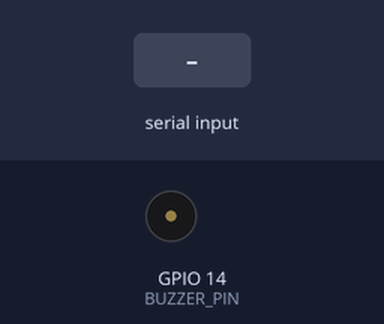
A sketch run on a simulated ESP32. Shown: buzzer (waves = sounding). The inputs (shaded band) are chosen by the test bench. The camera gives no picture; what the sketch prints to the serial monitor is not drawn.

Above: at 2.7 s.
2.8 s: "1" received over Serial
At 2.88 s:
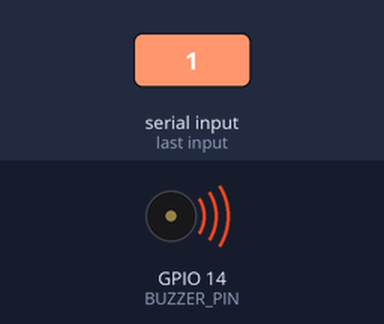
Timing chart, 0 to 5.8 s (numbered marks = the images above; inputs shaded):
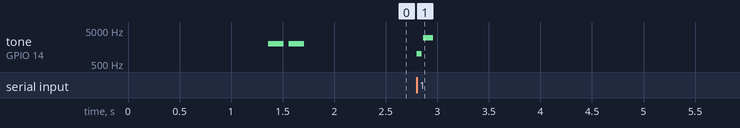

The sketch:

ESP32_Camera_Capture.ino
```cpp
#include "esp_camera.h"
#include <WiFi.h> // We need this just to turn it off!

#define BUZZER_PIN 14

// --- CAMERA PINS (30-Pin WROOM) ---
#define PWDN_GPIO_NUM     13
#define RESET_GPIO_NUM    15
#define XCLK_GPIO_NUM     21
#define SIOD_GPIO_NUM     26
#define SIOC_GPIO_NUM     27
#define Y9_GPIO_NUM       35
#define Y8_GPIO_NUM       34
#define Y7_GPIO_NUM       32
#define Y6_GPIO_NUM       33
#define Y5_GPIO_NUM       19
#define Y4_GPIO_NUM       18
#define Y3_GPIO_NUM       5
#define Y2_GPIO_NUM       4
#define VSYNC_GPIO_NUM    25
#define HREF_GPIO_NUM     23
#define PCLK_GPIO_NUM     22

void setup() {
  Serial.begin(115200);
  pinMode(BUZZER_PIN, OUTPUT);

  // --- NEW: MAXIMUM POWER SAVING ---
  // Physically cut power to the antennas so the camera has enough electricity
  WiFi.mode(WIFI_OFF);
  btStop();
  delay(1000);

  camera_config_t config;
  config.ledc_channel = LEDC_CHANNEL_0;
  config.ledc_timer = LEDC_TIMER_0;
  config.pin_d0 = Y2_GPIO_NUM; config.pin_d1 = Y3_GPIO_NUM;
  config.pin_d2 = Y4_GPIO_NUM; config.pin_d3 = Y5_GPIO_NUM;
  config.pin_d4 = Y6_GPIO_NUM; config.pin_d5 = Y7_GPIO_NUM;
  config.pin_d6 = Y8_GPIO_NUM; config.pin_d7 = Y9_GPIO_NUM;
  config.pin_xclk = XCLK_GPIO_NUM; config.pin_pclk = PCLK_GPIO_NUM;
  config.pin_vsync = VSYNC_GPIO_NUM; config.pin_href = HREF_GPIO_NUM;
  config.pin_sscb_sda = SIOD_GPIO_NUM; config.pin_sscb_scl = SIOC_GPIO_NUM;
  config.pin_pwdn = PWDN_GPIO_NUM; config.pin_reset = RESET_GPIO_NUM;

  config.xclk_freq_hz = 20000000;
  config.pixel_format = PIXFORMAT_YUV422;
  config.frame_size = FRAMESIZE_QQVGA;
  config.jpeg_quality = 12;
  config.fb_count = 1;
  config.fb_location = CAMERA_FB_IN_DRAM;

  if (esp_camera_init(&config) != ESP_OK) {
    tone(BUZZER_PIN, 500, 1000); // Fail beep
    return;
  }

  // --- NEW: THE DUMMY FRAME ---
  // Grab a garbage frame to "warm up" the sensor and stabilize the voltage
  camera_fb_t * fb = esp_camera_fb_get();
  if (fb) {
    esp_camera_fb_return(fb);
  }

  // Happy beep! Ready for Python.
  tone(BUZZER_PIN, 2000, 150);
  delay(200);
  tone(BUZZER_PIN, 2000, 150);
}

void loop() {
  if (Serial.available() > 0) {

    // Clear the buffer
    while(Serial.available()) { Serial.read(); }

    // Short Beep: "I heard Python!"
    tone(BUZZER_PIN, 1000, 50);

    // --- NEW: THE 3-STRIKE RETRY LOOP ---
    // If the power dips, try again immediately up to 3 times
    camera_fb_t * fb = NULL;
    for(int i = 0; i < 3; i++) {
      fb = esp_camera_fb_get();
      if (fb) break; // If it worked, break out of the loop!
      delay(100);    // Wait 100ms for power to recover and try again
    }

    if (!fb) {
      // If it failed 3 times in a row, play the sad beep
      tone(BUZZER_PIN, 500, 1000);
      return;
    }

    // Success! Send the header and the image data
    Serial.print("IMG_START");
    Serial.write(fb->buf, fb->len);
    esp_camera_fb_return(fb);

    // High Happy Beep: "Image sent successfully!"
    tone(BUZZER_PIN, 3000, 100);
  }
}
```

Measured:
- after the input at 2.8 s, tone on GPIO 14 (BUZZER_PIN): silent → 1000 Hz at once, → silent 0.05 s later, → 3000 Hz 0.01 s later, → silent 0.10 s later
- by itself, tone on GPIO 14 (BUZZER_PIN): alternates 2000 Hz for 0.15 s and silent for 0.05 s, 4 changes in all, then stays silent
